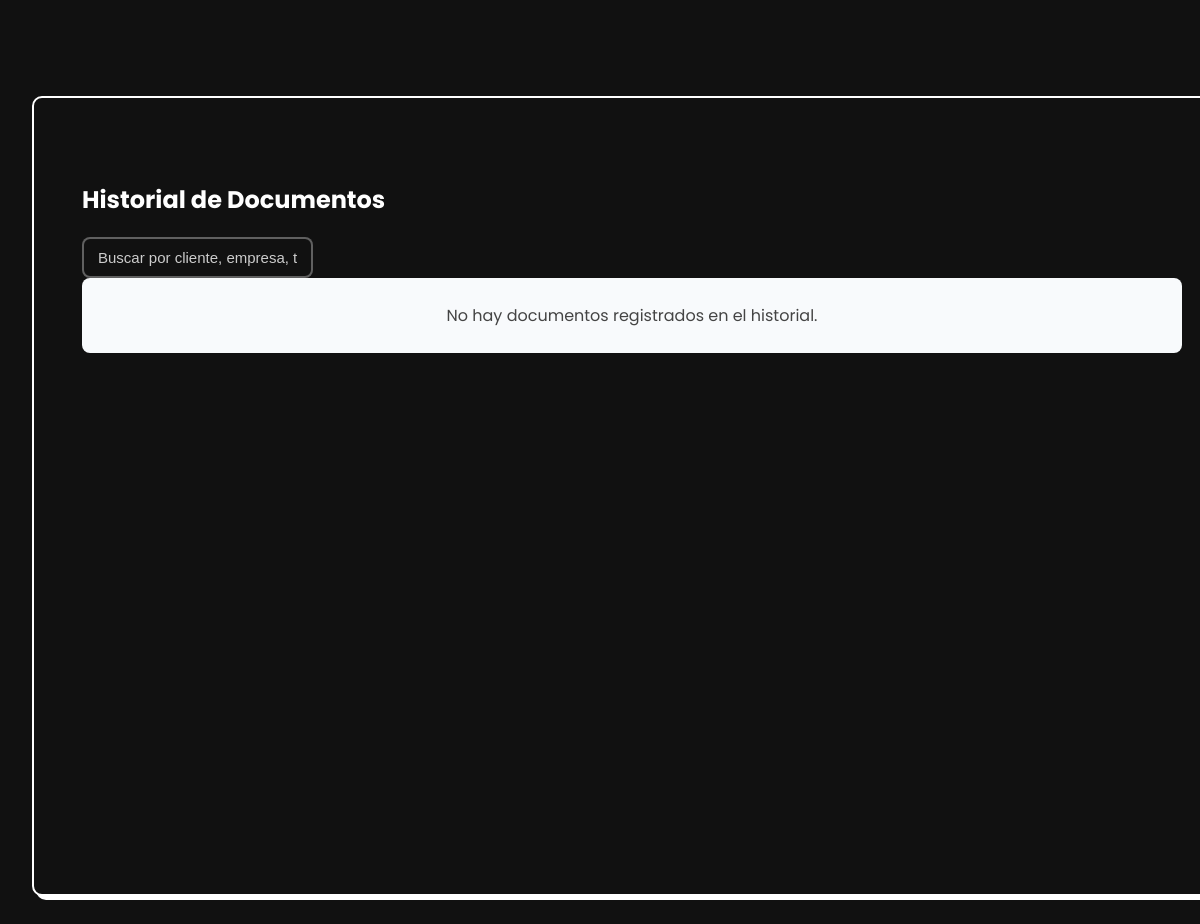
/historial/, run on an earlier commit of the app's database.
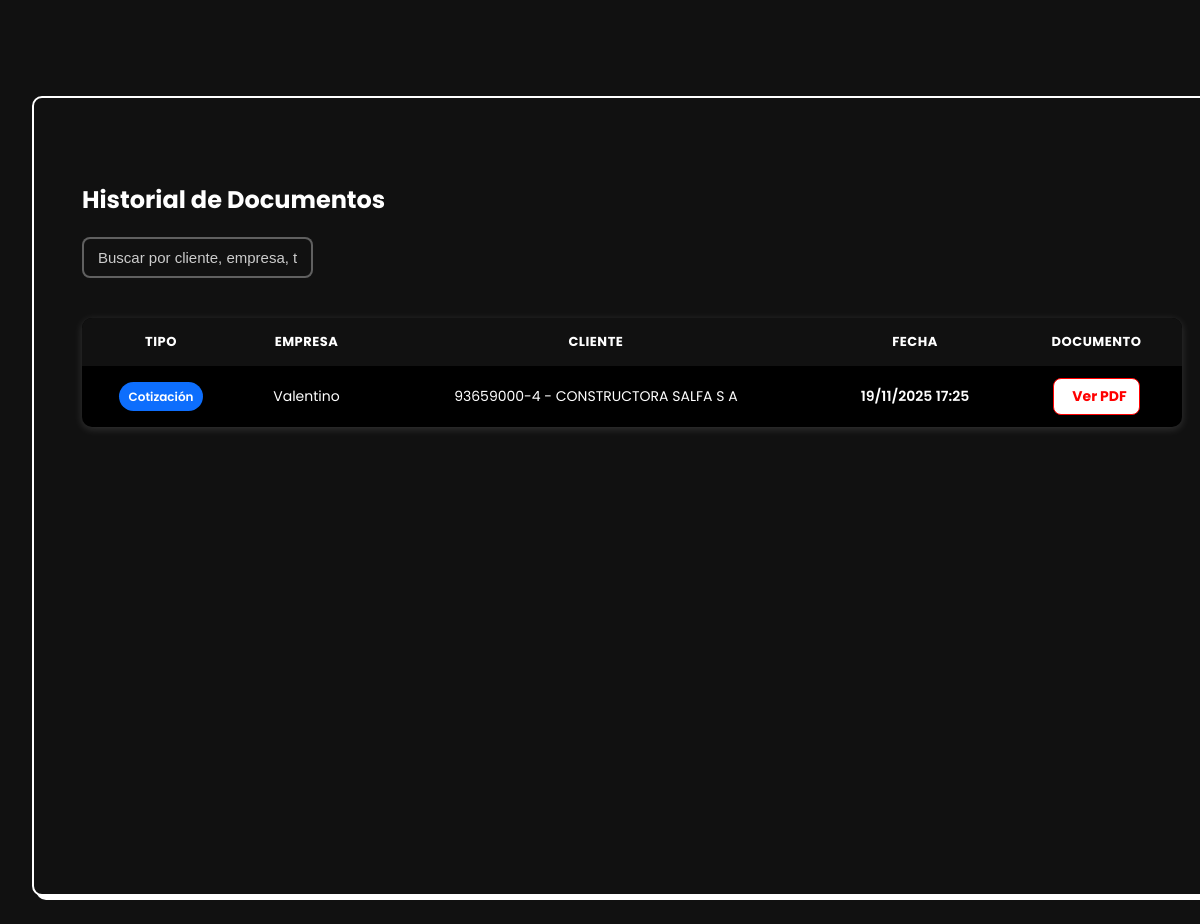
And on a later commit of the database.
### app/models.py (models this page shows, shortened)
class Historial(models.Model):
    TIPO_CHOICES = (
        ("cotizacion", "Cotización"),
        ("estado_pago", "Estado de Pago"),
    )
    tipo = models.CharField(max_length=20, choices=TIPO_CHOICES)
    cotizacion = models.ForeignKey(Cotizacion, null=True, blank=True, on_delete=models.CASCADE)
    estado_pago = models.ForeignKey(EstadosdePago, null=True, blank=True, on_delete=models.CASCADE)
    empresa = models.CharField(max_length=150)
    fecha = models.DateTimeField(auto_now_add=True)
    pdf_url = models.CharField(max_length=255)

class Cotizacion(models.Model):
    cliente = models.ForeignKey(Cliente, on_delete=models.CASCADE)
    empresa = models.CharField(max_length=50)  # Ej: 'MixNow', 'Aridos'
    fecha = models.DateField(auto_now_add=True)
    numero_cotizacion = models.IntegerField(editable=False)
    valido_hasta = models.DateField()
    IVA = 0.19  # 19%

class Cliente(models.Model):
    Rut = models.CharField(max_length=12)
    cliente = models.CharField(max_length=100)
    telefono = models.CharField(validators=[telefono_validator], max_length=12, blank=True, null=True, default='')
    obra = models.CharField(max_length=50, blank=True, null=True, default='')
    persona_contacto = models.CharField(max_length=50)
    def __str__(self):
        return f"{self.Rut} - {self.cliente}"

### app/views.py (the view)
# urls.py: path("historial/", views.HistorialListView.as_view(), name='historial'),
class HistorialListView(ListView):
    model = Historial
    template_name = "clientes/historial.html"
    context_object_name = "historial"
    ordering = ['-fecha']

### app/templates/clientes/historial.html (shortened to what this page needs)
{% extends "clientes/base.html" %}
{% load static %}
{% block content %}
<div class="container mt-4 historial-container">
    <h2 class="mb-4 text-center">Historial de Documentos</h2>
    <div class="search-box mb-3">
        <input type="text" id="searchInput" class="form-control" placeholder="Buscar por cliente, empresa, tipo o RUT...">
    </div>
    {% if historial %}
    <div class="table-responsive-wrapper">
        <table class="table-custom" id="historialTabla">
            <thead>
                <tr>
                    <th>Tipo</th>
                    <th>Empresa</th>
                    <th>Cliente</th>
                    <th>Fecha</th>
                    <th>Documento</th>
                </tr>
            </thead>
            <tbody>
                {% for item in historial %}
                <tr>
                    <td>
                        {% if item.tipo == "cotizacion" %}
                            <span class="badge-custom badge-cot">Cotización</span>
                        {% else %}
                            <span class="badge-custom badge-edp">Estado de Pago</span>
                        {% endif %}
                    </td>
                    <td>{{ item.empresa }}</td>
                    <td>
                        {% if item.tipo == "cotizacion" %}
                            {{ item.cotizacion.cliente }}
                        {% else %}
                            {{ item.estado_pago.cliente }}
                        {% endif %}
                    </td>
                    <td class="fecha-col">
                        {{ item.fecha|date:"d/m/Y H:i" }}
                    </td>
                    <td>
                        <a href="{{ item.pdf_url }}" target="_blank" class="btn-pdf">
                            Ver PDF
                        </a>
                    </td>
                </tr>
                {% endfor %}
            </tbody>
        </table>
    </div>
    {% else %}
        <div class="no-data">
            No hay documentos registrados en el historial.
        </div>
    {% endif %}
</div>
{% endblock %}

What changed in the data, as far as the page shows it:
added Historial: tipo "Cotización", empresa "Valentino", cotizacion.cliente "93659000-4 - CONSTRUCTORA SALFA S A", fecha "19/11/2025 17:25"
Also different on the page:
text no longer shown: "No hay documentos registrados en el historial."
text now shown: "TIPO EMPRESA CLIENTE FECHA DOCUMENTO"
